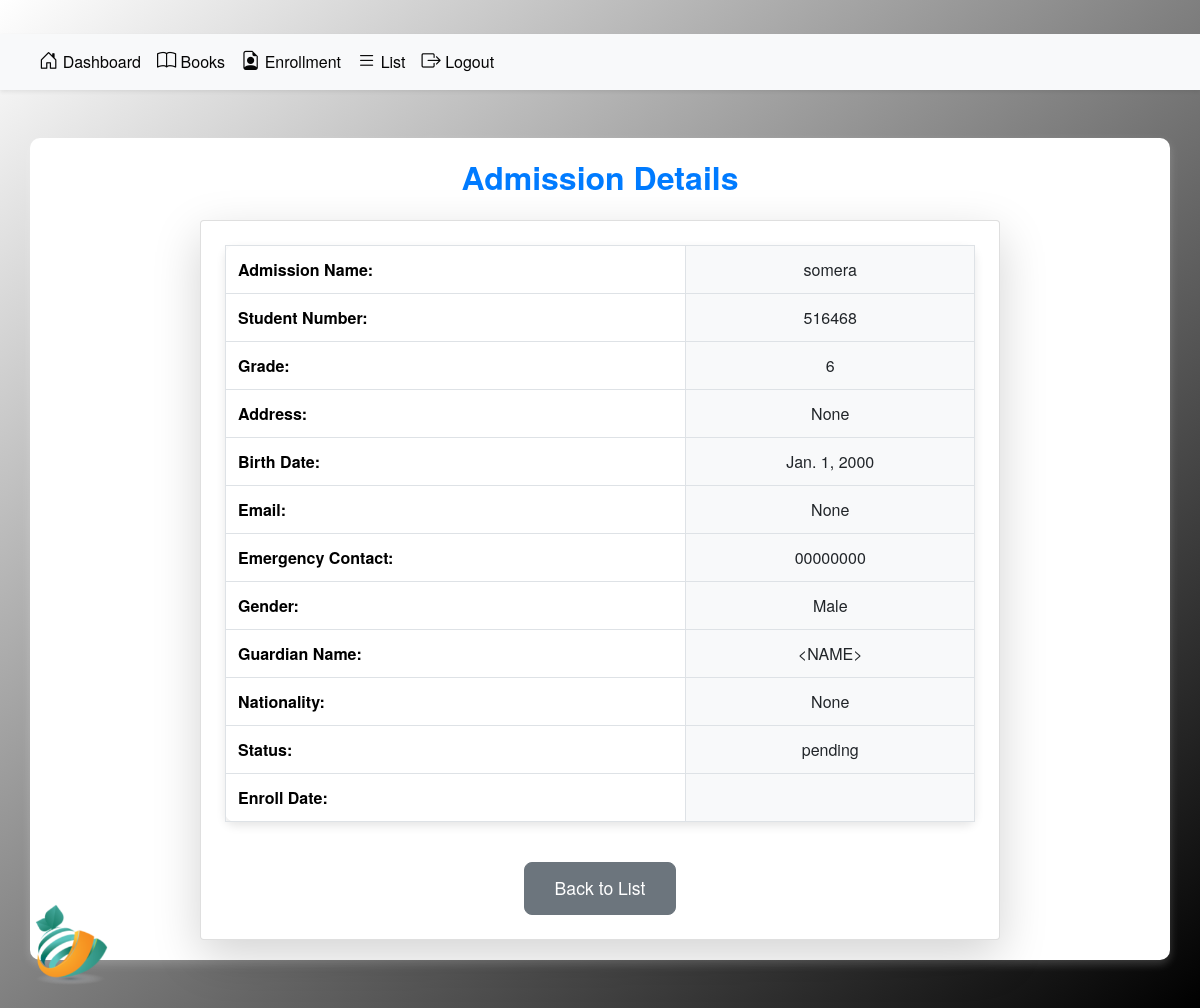
/admission/6/, run on the app's committed database.
### app/models.py (models this page shows, shortened)
class Admission(models.Model):
    student_id = models.ForeignKey('Student', on_delete=models.CASCADE, null=True, blank=True)
    name = models.CharField(max_length=255)
    student_number = models.CharField(max_length=50, unique=True)
    grade = models.PositiveIntegerField(default=1)
    address = models.TextField()
    birthdate = models.DateField()
    email = models.EmailField(unique=True)
    emergency_contact = models.CharField(max_length=15)
    gender = models.CharField(
        max_length=10,
        choices=[('Male', 'Male'), ('Female', 'Female'), ('Other', 'Other')],
        default='Male'
    )
    guardian_name = models.CharField(max_length=255)
    nationality = models.CharField(max_length=50)
    status = models.CharField(
        max_length=20,
        choices=[('Pending', 'Pending'), ('Approved', 'Approved'), ('Rejected', 'Rejected')],
        default='Pending'
    )
    enroll_date = models.DateTimeField(auto_now_add=True)

### app/views.py (the view)
# urls.py: path('admission/<int:pk>/', AdmissionDetailView.as_view(), name='admission_detail'),
class AdmissionDetailView(DetailView):
    model = Admission
    template_name = 'app/admission_detail.html'
    context_object_name = 'admissions'

### app/templates/app/admission_detail.html (shortened to what this page needs)
{% load static %}
{% block content %}
<head>
    <link href="https://cdn.jsdelivr.net/npm/bootstrap-icons/font/bootstrap-icons.css" rel="stylesheet">
    <link href="https://stackpath.bootstrapcdn.com/bootstrap/4.5.2/css/bootstrap.min.css" rel="stylesheet">
    <link href="{% static 'css/base.css' %}" rel="stylesheet">
</head>
<div class="text-center my-4">
    <img class="mylogo img-fluid" src="{% static 'images/logo.png' %}" alt="Logo">
</div>
{% include 'app/adminbar.html' %}
<div class="container my-5">
    <h2 class="section-title text-primary text-center mb-4">Admission Details</h2>
    <div class="card shadow-lg p-4 rounded">
        <table class="table table-hover table-bordered">
            <tbody>
                <tr>
                    <th>Admission Name:</th>
                    <td>{{ admissions.name }}</td>
                </tr>
                <tr>
                    <th>Student Number:</th>
                    <td>{{ admissions.student_number }}</td>
                </tr>
                <tr>
                    <th>Grade:</th>
                    <td>{{ admissions.grade }}</td>
                </tr>
                <tr>
                    <th>Address:</th>
                    <td>{{ admissions.address }}</td>
                </tr>
                <tr>
                    <th>Birth Date:</th>
                    <td>{{ admissions.birthdate }}</td>
                </tr>
                <tr>
                    <th>Email:</th>
                    <td>{{ admissions.email }}</td>
                </tr>
                <tr>
                    <th>Emergency Contact:</th>
                    <td>{{ admissions.emergency_contact }}</td>
                </tr>
                <tr>
                    <th>Gender:</th>
                    <td>{{ admissions.gender }}</td>
                </tr>
                <tr>
                    <th>Guardian Name:</th>
                    <td>{{ admissions.guardian_name }}</td>
                </tr>
                <tr>
                    <th>Nationality:</th>
                    <td>{{ admissions.nationality }}</td>
                </tr>
                <tr>
                    <th>Status:</th>
                    <td>{{ admissions.status }}</td>
                </tr>
                <tr>
                    <th>Enroll Date:</th>
                    <td>{{ admissions.enroll_date }}</td>
                </tr>
            </tbody>
        </table>
        <div class="text-center mt-4">
            <a href="{% url 'admission' %}" class="btn btn-secondary btn-lg">Back to List</a>
        </div>
    </div>
</div>
{% endblock content %}

### static/css/base.css (style rules this page uses)
.section-title { color: #ffffff; font-weight: bold; font-size: 1.5rem; margin-bottom: 15px; }
.container { background-color: rgb(255, 255, 255); border-radius: 10px; box-shadow: 0 4px 10px rgba(255, 255, 255, 0.2); padding: 20px; margin-top: 20px; }
.card { background: rgba(255, 255, 255, 0.85); box-shadow: 0 4px 6px rgba(255, 255, 255, 0.2); border-radius: 10px; margin-bottom: 20px; }
.mylogo { width: 100px; height: auto; position: fixed; bottom: 20px; left: 20px; z-index: 999; }
.card { border-radius: 10px; transition: transform 0.2s ease-in-out; }
.btn { border-radius: 8px; }
.section-title { font-weight: 600; font-size: 1.5rem; color: navy; }
.table { font-size: 1rem; border-radius: 10px; box-shadow: 0px 4px 10px rgba(0, 0, 0, 0.1); }
.table th, .table td { padding: 15px; text-align: center; }
.btn { border-radius: 8px; font-weight: 500; }

### app/templates/app/admission_detail.html (style rules this page uses)
.section-title { font-weight: 600; font-size: 2rem; color: navy; }
.card { max-width: 800px; margin: auto; background-color: #fff; border-radius: 12px; box-shadow: 0 4px 8px rgba(0, 0, 0, 0.1); }
.table { border-collapse: collapse; }
.table th { background-color: rgba(0, 0, 128, 0); color: #000000; font-weight: bold; text-align: left; padding: 12px; }
.table td { padding: 12px; background-color: #f8f9fa; }
.btn-lg { font-size: 1.1rem; padding: 12px 30px; border-radius: 8px; transition: all 0.3s ease; }

### data on the page
Admission: name "somera", student_number "516468", grade "6", address "None", birthdate "Jan. 1, 2000", email "None", emergency_contact "00000000", gender "Male", guardian_name "<NAME>", nationality "None", status "pending"
